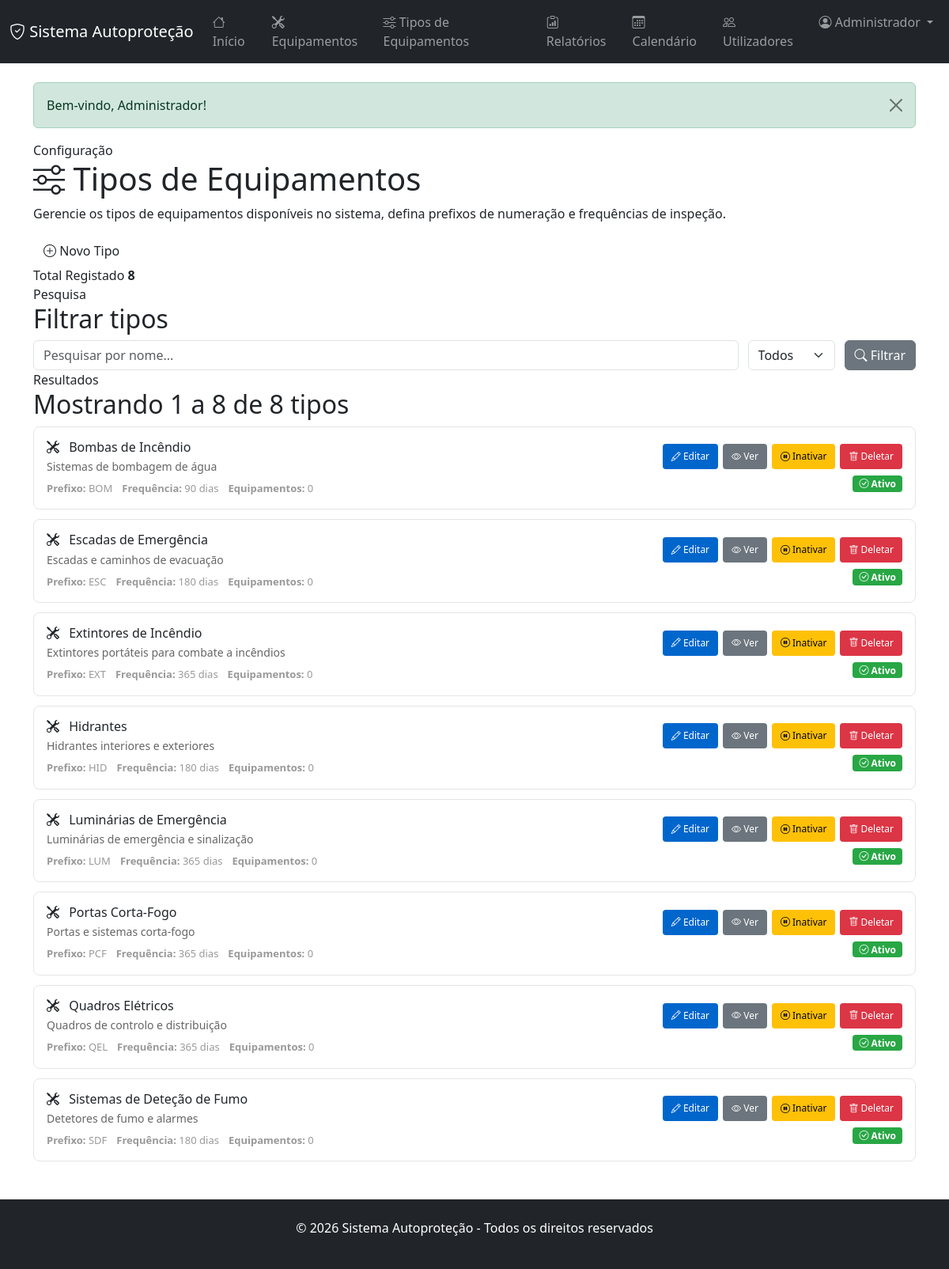
/index.php?controler=tipo_equipamento&acao=listar (signed in), run on the app's committed database.
### tables this page shows
CREATE TABLE IF NOT EXISTS tipos_equipamentos (
    id INT AUTO_INCREMENT PRIMARY KEY,
    nome VARCHAR(100) NOT NULL,
    descricao TEXT,
    icone VARCHAR(50),
    prefixo_numeracao VARCHAR(20) COMMENT 'Prefixo para numeração dos equipamentos, ex: EXT, HID, LUM',
    proximo_numero INT DEFAULT 1 COMMENT 'Próximo número sequencial do tipo de equipamento',
    frequencia_inspecao INT COMMENT 'Frequência em dias',
    ativo BOOLEAN DEFAULT TRUE,
    data_criacao TIMESTAMP DEFAULT CURRENT_TIMESTAMP,
    UNIQUE KEY uk_tipo_nome (nome),
    INDEX idx_ativo (ativo)
);

### app/core/View.php (called while the page is built, shortened)
<?php
class View {
    public static function render($view, array $data = []) {
        $viewPath = APP_PATH . DIRECTORY_SEPARATOR . 'views' . DIRECTORY_SEPARATOR . str_replace('/', DIRECTORY_SEPARATOR, $view) . '.php';
        extract($data, EXTR_SKIP);
        require $viewPath;
        require APP_PATH . DIRECTORY_SEPARATOR . 'views' . DIRECTORY_SEPARATOR . 'layouts' . DIRECTORY_SEPARATOR . 'main.php';
    }
}

### app/core/Controller.php (called while the page is built, shortened)
<?php
abstract class Controller {
    protected function render($view, array $data = []) {
        View::render($view, $data);
    }
}

### app/controllers/TipoEquipamentoController.php (called while the page is built, shortened)
<?php
class TipoEquipamentoController extends Controller {
    private $tipoEquipamento;
    public function __construct() {
        $this->tipoEquipamento = new TipoEquipamento();
    }
    public function listar() {
        $filtros = [];
        $porPagina = 20;
        $paginaAtual = max(1, (int)($_GET['pagina'] ?? 1));
        $offset = ($paginaAtual - 1) * $porPagina;
        $tipos = $this->tipoEquipamento->getAll($filtros, $porPagina, $offset);
        $this->render('tipos_equipamentos/listar', compact(
            'tipos',
            'paginaAtual',
            'porPagina',
            'totalPaginas',
            'totalResultados',
            'busca',
            'mostrar'
        ));
    }
}

### app/core/Application.php (called while the page is built, shortened)
<?php
class Application {
    public function run() {
        $router = new Router();
        $route = $router->resolve($_GET);
        $this->dispatch($route);
    }
    private function dispatch($route) {
        try {
            $controller = new $route['controller']();
            call_user_func_array([$controller, $route['action']], $route['params']);
        } catch (Throwable $exception) {
            $this->handleException($exception);
        }
    }
}

### public/index.php (called while the page is built)
<?php
require_once dirname(__DIR__) . DIRECTORY_SEPARATOR . 'app' . DIRECTORY_SEPARATOR . 'core' . DIRECTORY_SEPARATOR . 'Application.php';
$application = new Application();
$application->run();

### app/models/TipoEquipamento.php (called while the page is built, shortened)
<?php
class TipoEquipamento {
    private $db;
    private $table = 'tipos_equipamentos';
    public function __construct() {
        $this->db = new Database();
    }
    public function getAll($filtros = [], $limite = null, $offset = 0) {
        $query = "SELECT * FROM {$this->table}";
        $query .= $this->buildWhereClause($filtros);
        $query .= " ORDER BY nome ASC";
        if ($limite !== null) {
            $limite = max(1, (int)$limite);
            $offset = max(0, (int)$offset);
            $query .= " LIMIT {$offset}, {$limite}";
        }
        $resultado = $this->db->query($query);
        return $resultado ? $resultado->fetch_all(MYSQLI_ASSOC) : [];
    }
    private function buildWhereClause($filtros) {
        $condicoes = [];
        if (empty($condicoes)) {
            return '';
        }
        return ' WHERE ' . implode(' AND ', $condicoes);
    }
}

### app/models/Database.php (called while the page is built, shortened)
<?php
class Database {
    private $conexao;
    private $host;
    private $port;
    private $user;
    private $password;
    private $dbname;
    public function __construct() {
        $config = require CONFIG_PATH . DIRECTORY_SEPARATOR . 'database.php';
        $this->host = $config['host'];
        $this->port = $config['port'] ?? 3306;
        $this->user = $config['user'];
        $this->password = $config['password'];
        $this->dbname = $config['dbname'];
    }
    private function conectar() {
        try {
            $connection = new mysqli(
                $this->host,
                $this->user,
                $this->password,
                $this->dbname,
                (int)$this->port
            );
            $connection->set_charset("utf8mb4");
            $this->conexao = $connection;
        } catch (Exception $e) {
            die('Erro de conexão com a base de dados: ' . $e->getMessage());
        }
    }
    public function query($query) {
        return $this->conexao->query($query);
    }
}

### app/views/tipos_equipamentos/listar.php (the view, shortened to what this page needs)
<?php
$busca = $busca ?? '';
$mostrarAtual = $mostrar ?? 'todos';
?>
<section class="page-shell page-shell--narrow tipos-equipamentos-page">
    <header class="page-hero compact tipos-equipamentos-hero">
        <div>
            <span class="page-hero__eyebrow">Configuração</span>
            <h1><i class="bi bi-sliders"></i> Tipos de Equipamentos</h1>
            <p>
                Gerencie os tipos de equipamentos disponíveis no sistema, defina prefixos de numeração e frequências de inspeção.
            </p>
        </div>
        <div class="page-hero__actions">
            <a href="index.php?controler=tipo_equipamento&acao=criar" class="btn btn-dashboard-primary">
                <i class="bi bi-plus-circle"></i>
                Novo Tipo
            </a>
        </div>
    </header>
    <section class="mini-stats-grid tipos-stats">
        <article class="mini-stat-card">
            <span>Total Registado</span>
            <strong><?php echo $totalResultados; ?></strong>
        </article>
    </section>
    <section class="panel-surface tipos-filter-panel">
        <div class="panel-surface__header compact">
            <div>
                <span class="panel-surface__eyebrow">Pesquisa</span>
                <h2>Filtrar tipos</h2>
            </div>
        </div>
        <form method="GET" action="index.php" class="modern-form tipos-filter-form">
            <div class="tipos-filter-grid" style="display: grid; grid-template-columns: 1fr auto auto; gap: 12px; align-items: end;">
                <input
                    type="text"
                    name="busca"
                    class="form-control"
                    placeholder="Pesquisar por nome..."
                    value="<?php echo htmlspecialchars($busca, ENT_QUOTES, 'UTF-8'); ?>"
                >
                <select name="mostrar" class="form-select">
                    <option value="todos" <?php echo $mostrarAtual === 'todos' ? 'selected' : ''; ?>>Todos</option>
                </select>
                <button type="submit" class="btn btn-secondary">
                    <i class="bi bi-search"></i> Filtrar
                </button>
            </div>
        </form>
    </section>
    <section class="panel-surface tipos-list-panel">
        <div class="panel-surface__header compact">
            <span class="panel-surface__eyebrow">Resultados</span>
            <h2>
                Mostrando
                <?php echo ($totalResultados > 0 ? (($paginaAtual - 1) * $porPagina + 1) : 0); ?>
                a
                <?php echo min($paginaAtual * $porPagina, $totalResultados); ?>
                de <?php echo $totalResultados; ?> tipos
            </h2>
        </div>
        <?php if (empty($tipos)): ?>
            <div class="empty-state">
                <div class="empty-state__icon">
                    <i class="bi bi-search"></i>
                </div>
                <h3>Nenhum tipo encontrado</h3>
                <p>Nenhum tipo de equipamento corresponde aos critérios de pesquisa.</p>
            </div>
        <?php else: ?>
            <div class="tipos-grid" style="display: grid; gap: 12px;">
                <?php foreach ($tipos as $tipo): ?>
                    <article class="tipo-card" style="display: grid; grid-template-columns: 1fr auto; gap: 16px; padding: 16px; border: 1px solid #e5e5e5; border-radius: 8px; align-items: center;">
                        <div>
                            <h3 style="margin: 0 0 4px 0; font-size: 16px;">
                                <i class="bi <?php echo htmlspecialchars($tipo['icone'] ?? 'bi-tools', ENT_QUOTES, 'UTF-8'); ?>" style="margin-right: 8px;"></i>
                                <a href="index.php?controler=tipo_equipamento&acao=ver&id=<?php echo (int)$tipo['id']; ?>" style="text-decoration: none; color: inherit;">
                                    <?php echo htmlspecialchars($tipo['nome'], ENT_QUOTES, 'UTF-8'); ?>
                                </a>
                            </h3>
                            <?php if ($tipo['descricao']): ?>
                                <p style="margin: 4px 0; color: #666; font-size: 14px;">
                                    <?php echo htmlspecialchars(substr($tipo['descricao'], 0, 100), ENT_QUOTES, 'UTF-8'); ?>
                                </p>
                            <?php endif; ?>
                            <div style="display: flex; gap: 12px; margin-top: 8px; font-size: 13px; color: #999;">
                                <?php if ($tipo['prefixo_numeracao']): ?>
                                    <span><strong>Prefixo:</strong> <?php echo htmlspecialchars($tipo['prefixo_numeracao'], ENT_QUOTES, 'UTF-8'); ?></span>
                                <?php endif; ?>
                                <?php if ($tipo['frequencia_inspecao']): ?>
                                    <span><strong>Frequência:</strong> <?php echo (int)$tipo['frequencia_inspecao']; ?> dias</span>
                                <?php endif; ?>
                                <span><strong>Equipamentos:</strong> <?php echo (int)$tipo['total_equipamentos']; ?></span>
                            </div>
                        </div>
                        <div style="display: flex; flex-direction: column; gap: 8px; align-items: flex-end;">
                            <div style="display: flex; gap: 6px;">
                                <a href="index.php?controler=tipo_equipamento&acao=editar&id=<?php echo (int)$tipo['id']; ?>"
                                   class="btn btn-sm" style="background: #0066cc; color: white; padding: 6px 10px; border-radius: 4px; text-decoration: none; font-size: 12px;">
                                    <i class="bi bi-pencil"></i> Editar
                                </a>
                                <a href="index.php?controler=tipo_equipamento&acao=ver&id=<?php echo (int)$tipo['id']; ?>"
                                   class="btn btn-sm" style="background: #6c757d; color: white; padding: 6px 10px; border-radius: 4px; text-decoration: none; font-size: 12px;">
                                    <i class="bi bi-eye"></i> Ver
                                </a>
                                <a href="index.php?controler=tipo_equipamento&acao=toggleAtivo&id=<?php echo (int)$tipo['id']; ?>"
                                   class="btn btn-sm" style="background: <?php echo $tipo['ativo'] ? '#ffc107' : '#28a745'; ?>; color: <?php echo $tipo['ativo'] ? '#000' : 'white'; ?>; padding: 6px 10px; border-radius: 4px; text-decoration: none; font-size: 12px;"
                                   onclick="return confirm('Tem a certeza que deseja <?php echo $tipo['ativo'] ? 'inativar' : 'ativar'; ?> este tipo?');">
                                    <i class="bi <?php echo $tipo['ativo'] ? 'bi-pause-circle' : 'bi-play-circle'; ?>"></i> <?php echo $tipo['ativo'] ? 'Inativar' : 'Ativar'; ?>
                                </a>
                                <?php if ((int)$tipo['total_equipamentos'] === 0): ?>
                                    <a href="index.php?controler=tipo_equipamento&acao=deletar&id=<?php echo (int)$tipo['id']; ?>"
                                       class="btn btn-sm" style="background: #dc3545; color: white; padding: 6px 10px; border-radius: 4px; text-decoration: none; font-size: 12px;"
                                       onclick="return confirm('Tem a certeza que deseja deletar este tipo? Esta ação não pode ser desfeita.');">
                                        <i class="bi bi-trash"></i> Deletar
                                    </a>
                                <?php endif; ?>
                            </div>
                            <?php if ($tipo['ativo']): ?>
                                <span class="badge" style="background: #28a745; color: white; padding: 4px 8px; border-radius: 4px; font-size: 12px;">
                                    <i class="bi bi-check-circle"></i> Ativo
                                </span>
                            <?php else: ?>
                                <span class="badge" style="background: #dc3545; color: white; padding: 4px 8px; border-radius: 4px; font-size: 12px;">
                                    <i class="bi bi-x-circle"></i> Inativo
                                </span>
                            <?php endif; ?>
                        </div>
                    </article>
                <?php endforeach; ?>
            </div>
        <?php endif; ?>
    </section>
</section>

### data on the page
tipos_equipamentos: id "8", min($paginaAtual*$porPagina,$totalResultados) "8", nome "Quadros Elétricos", descricao "Quadros de controlo e distribuição", prefixo_numeracao "QEL", frequencia_inspecao "365", total_equipamentos "0", ativo 1 (drawn)
tipos_equipamentos: nome "Bombas de Incêndio", descricao "Sistemas de bombagem de água", prefixo_numeracao "BOM", frequencia_inspecao "90", total_equipamentos "0", ativo 1 (drawn)
tipos_equipamentos: nome "Escadas de Emergência", descricao "Escadas e caminhos de evacuação", prefixo_numeracao "ESC", frequencia_inspecao "180", total_equipamentos "0", ativo 1 (drawn)
tipos_equipamentos: nome "Extintores de Incêndio", descricao "Extintores portáteis para combate a incêndios", prefixo_numeracao "EXT", frequencia_inspecao "365", total_equipamentos "0", ativo 1 (drawn)
tipos_equipamentos: nome "Hidrantes", descricao "Hidrantes interiores e exteriores", prefixo_numeracao "HID", frequencia_inspecao "180", total_equipamentos "0", ativo 1 (drawn)
tipos_equipamentos: nome "Luminárias de Emergência", descricao "Luminárias de emergência e sinalização", prefixo_numeracao "LUM", frequencia_inspecao "365", total_equipamentos "0", ativo 1 (drawn)
tipos_equipamentos: nome "Portas Corta-Fogo", descricao "Portas e sistemas corta-fogo", prefixo_numeracao "PCF", frequencia_inspecao "365", total_equipamentos "0", ativo 1 (drawn)
tipos_equipamentos: nome "Sistemas de Deteção de Fumo", descricao "Detetores de fumo e alarmes", prefixo_numeracao "SDF", frequencia_inspecao "180", total_equipamentos "0", ativo 1 (drawn)

### other printed values
APP_NAME "Sistema Autoproteção"
$_SESSION['utilizador_nome'] "Administrador"
$_SESSION['mensagem'] "Bem-vindo, Administrador!"
